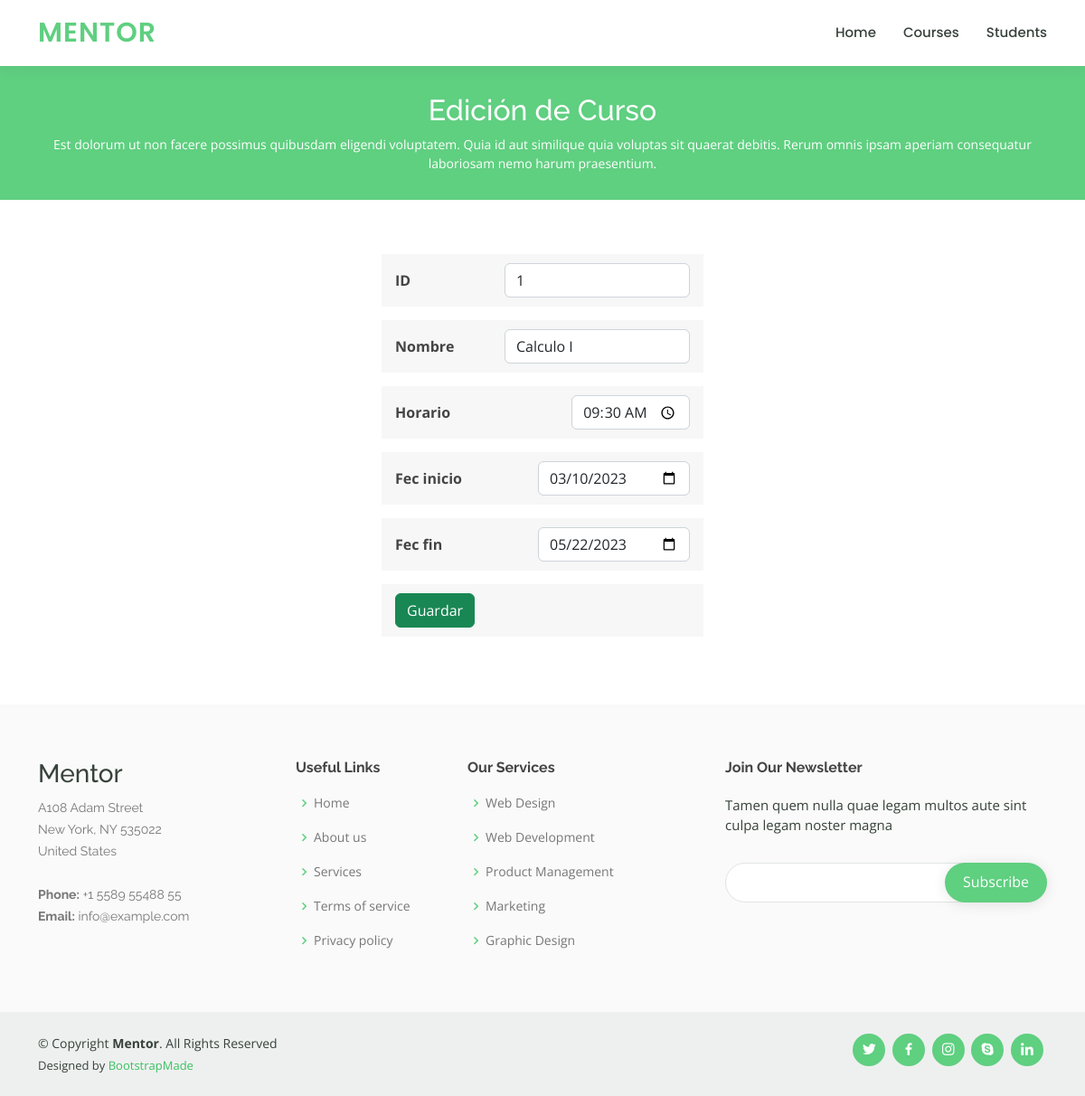
The page /courses/editCourse/1 on the database its author committed.
### curso/models.py (models this page shows, shortened)
class Course(models.Model):
    id = models.AutoField(primary_key=True)
    name = models.CharField(verbose_name='Nombre', max_length=50)
    schedule = models.TimeField(verbose_name='Horario')
    date_init = models.DateField(verbose_name='Fecha inicio')
    date_end = models.DateField(verbose_name='Fecha fin')
    created = models.DateTimeField(verbose_name='Creado', auto_now_add=True)
    updated = models.DateTimeField(verbose_name='Actualizado', auto_now_add=True)
    class Meta:
        verbose_name = 'Curso'
        verbose_name_plural = 'Cursos'

### curso/views.py (the view)
# urls.py: path("courses/editCourse/<int:id_course>", views.editCourse),
def editCourse(request, id_course):
    course = Course.objects.get(id=id_course)
    print(course.date_init)
    return render(request, 'course-details.html', {'course': course})

### curso/templates/course-details.html (shortened to what this page needs)
{% extends "base.html" %}
{% load static %}
{% block content %}
    <div class="breadcrumbs" data-aos="fade-in">
      <div class="container">
        <h2>Edición de Curso</h2>
        <p>Est dolorum ut non facere possimus quibusdam eligendi voluptatem. Quia id aut similique quia voluptas sit quaerat debitis. Rerum omnis ipsam aperiam consequatur laboriosam nemo harum praesentium. </p>
      </div>
    </div>
    <section id="course-details" class="course-details">
      <div class="container" data-aos="fade-up">
        <div class="row">
          <div class="col-lg-4 offset-md-4">
                <form action="/updateCourse/" method="post">
                  <div class="course-info d-flex justify-content-between align-items-center">
                    <label for="txtName"><strong>ID </strong></label>
                    <p><input type="text" name="txtId" id="txtId" value="{{ course.id }}" class="form-control" placeholder="Nombre" readonly></p>
                  </div>
                  <div class="course-info d-flex justify-content-between align-items-center">
                    <label for="txtName"><strong>Nombre</strong></label>
                    <p><input type="text" name="txtName" id="txtName" value="{{ course.name }}" class="form-control" placeholder="Nombre" maxlength="50"
                      required></p>
                  </div>
                  <div class="course-info d-flex justify-content-between align-items-center">
                    <label for="txtName"><strong>Horario</strong></label>
                    <p><input type="time" name="timeSchedule" id="timeSchedule" value="{{ course.schedule }}" class="form-control" placeholder="Horario" required></p>
                  </div>
                  <div class="course-info d-flex justify-content-between align-items-center">
                    <label for="txtName"><strong>Fec inicio</strong></label>
                    <p><input type="date" name="dateInit" id="dateInit" value="{{ course.date_init | date:'Y-m-d' }}" class="form-control" placeholder="Fecha inicio" required></p>
                  </div>
                  <div class="course-info d-flex justify-content-between align-items-center">
                    <label for="txtName"><strong>Fec fin</strong></label>
                    <p><input type="date" name="dateEnd" id="dateEnd" value="{{ course.date_end | date:'Y-m-d' }}" class="form-control" placeholder="Fecha fin" required></p>
                  </div>
                  <div class="course-info d-flex justify-content-between align-items-center">
                    <button type="submit" class="btn btn-success btn-block text-white">Guardar</button>
                  </div>
                </form>
          </div>
        </div>
      </div>
    </section>
{% endblock %}

### curso/static/assets/css/style.css (style rules this page uses)
body { font-family: "Open Sans", sans-serif; color: #444444; }
h1, h2, h3, h4, h5, h6 { font-family: "Raleway", sans-serif; }
section { padding: 60px 0; overflow: hidden; }
.breadcrumbs { margin-top: 73px; text-align: center; background: #5fcf80; padding: 30px 0; color: #fff; }
.breadcrumbs h2 { font-size: 32px; font-weight: 500; }
.breadcrumbs p { font-size: 14px; margin-bottom: 0; }
.course-details .course-info { background: #f6f7f6; padding: 10px 15px; margin-bottom: 15px; }
.course-details .course-info p { margin: 0; font-weight: 600; }

### rows shown on the page
Course: txtId "1", txtName "Calculo I", timeSchedule "09:30", dateInit "03/10/2023", dateEnd "05/22/2023"
